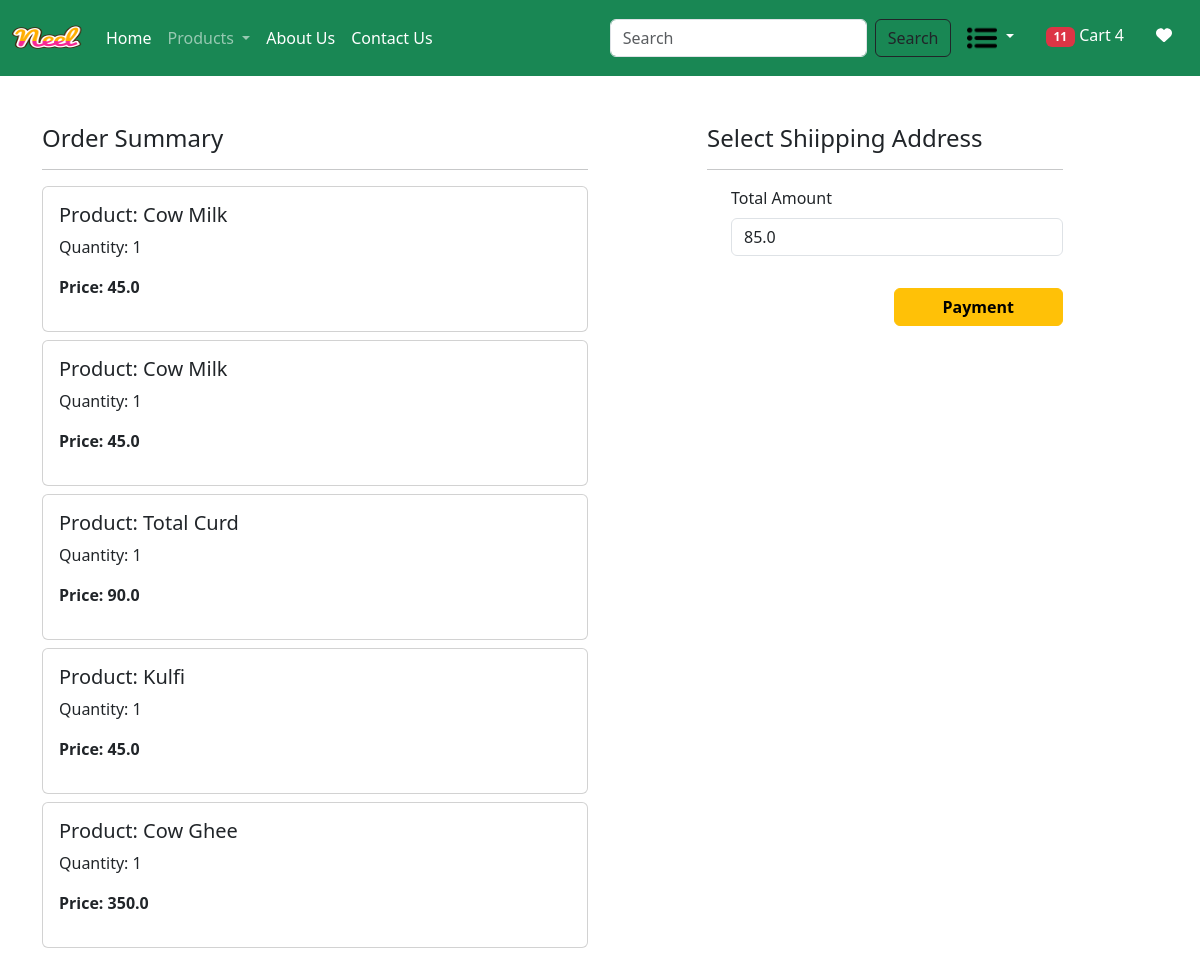
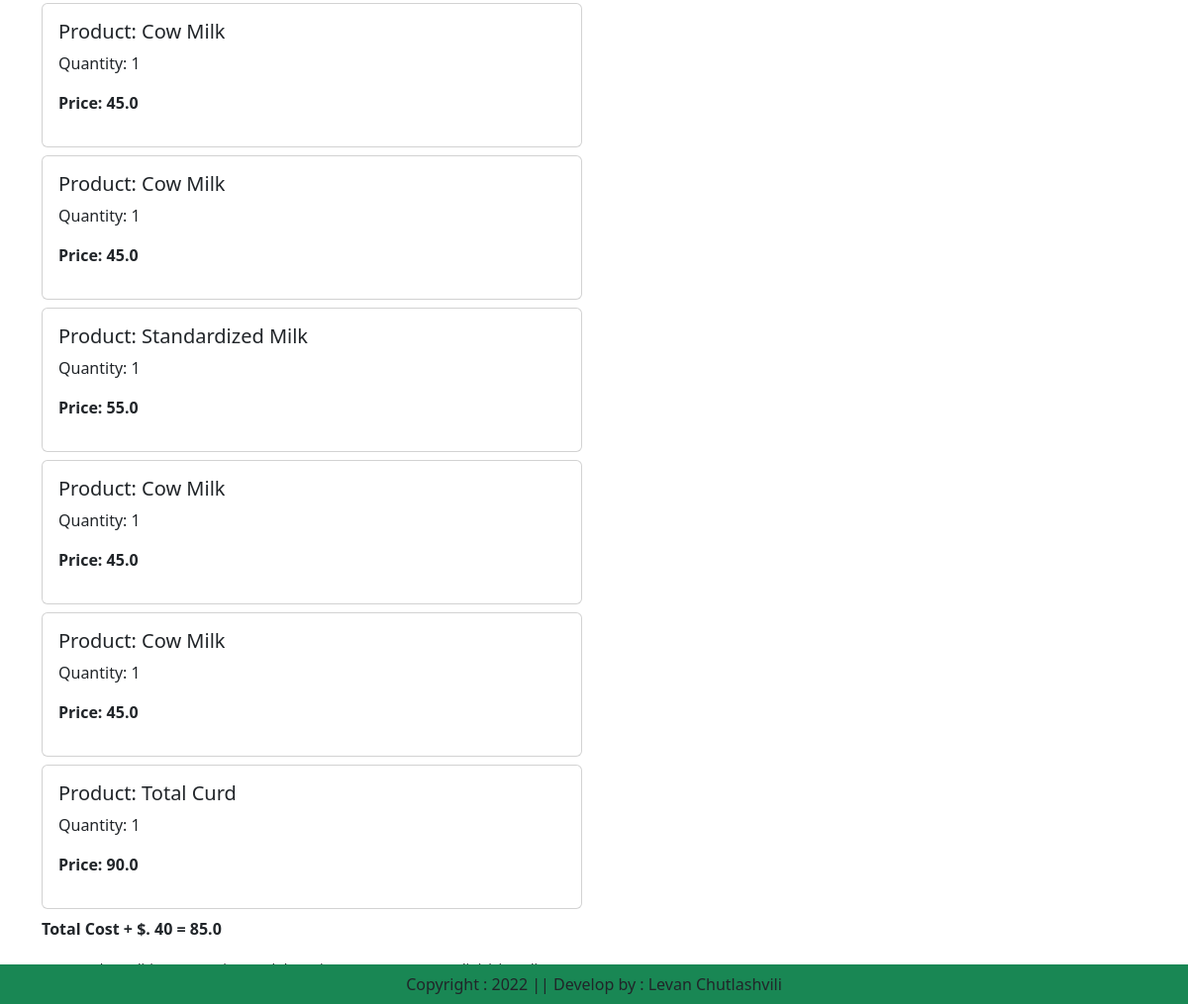
Screenshot of /checkout/ (signed in) with the database file from the repository (2 pictures, top to bottom).
### app/models.py (models this page shows, shortened)
class Cart(models.Model):
    user = models.ForeignKey(User, on_delete=models.CASCADE)
    product = models.ForeignKey(Product, on_delete=models.CASCADE)
    quantity = models.PositiveIntegerField(default=1)

class Product(models.Model):
    title = models.CharField(max_length=100)
    selling_price = models.FloatField()
    discounted_price = models.FloatField()
    description = models.TextField()
    composition = models.TextField(default='')
    prodapp = models.TextField(default='')
    category = models.CharField(choices=CATEGORY_CHOICES, max_length=2)
    product_image = models.ImageField(upload_to='product')

### app/views.py (the view, shortened to what this page needs)
# urls.py: path('checkout/', views.checkout.as_view(), name='checkout'),
@method_decorator(login_required, name='dispatch')
class checkout(View):
    def get(self, request):
        totalitem = 0
        wishitem = 0
        if request.user.is_authenticated:
            totalitem = len(Cart.objects.filter(user=request.user))
            wishitem = len(Wishlist.objects.filter(user=request.user))
        user=request.user
        add=Customer.objects.filter(user=user)
        cart_items=Cart.objects.filter(user=user)
        famount = 0
        for p in cart_items:
            value = p.quantity * p.product.discounted_price
            famount = famount + value
            totalamount = famount + 40
            razoramount = int(totalamount * 100)
            client = razorpay.Client(auth=(settings.RAZOR_KEY_ID, settings.RAZOR_KEY_SECRET))
            data = { "amount": razoramount, "currency": "INR", "receipt": "order_rcptid_12"}
            payment_response = client.order.create(data=data)
            print(payment_response)
            order_id = payment_response['id']
            order_status = payment_response['status']
            return render(request, 'app/checkout.html', locals())

### app/templates/app/checkout.html (shortened to what this page needs)
{% extends "app/base.html" %}
{% load static %}
{% block main-content %}
<div class="container">
        <div class="row mt-5">
            <div class="col-sm-6">
                <h4>Order Summary</h4>
                <hr>
                {% for item in cart_items %}
                    <div class="card mb-2">
                        <div class="card-body">
                            <h5>Product: {{item.product.title}}</h5>
                            <p>Quantity: {{item.quantity}}</p>
                            <p class="fw-bold">Price: {{item.product.discounted_price}}</p>
                        </div>
                    </div>
                {% endfor %}
                <p class="fw-bold">Total Cost + $. 40 = {{totalamount}}</p>
                <small>Term and Condition: Lorem ipsum doloro sit amet consectetur adipisicing elit. Mollitia, ullam</small>
            </div>
            <div class="col-sm-4 offset-sm-1">
                <h4>Select Shiipping Address</h4>
                <hr>
                <form method="post" id="myform">
                    <div class="form-check mb-3">
                        <label for="totalamount" class="form-label">Total Amount</label>
                        <input type="number" class="form-control" name="totalamount" value={{totalamount}} readonly>
                    </div>
                    <div class="text-end">
                        <button id="rzp-button1" type="submit" class="btn btn-warning mt-3 px-5 fw-bold">Payment</button>
                    </div>
                </form>
            </div>
        </div>
    </div>
{% endblock main-content %}

### rows the page displays
Cart: product "Cow Milk", quantity "1", product.discounted_price "45.0"
Cart: product "Cow Milk", quantity "1", product.discounted_price "45.0"
Cart: product "Total Curd", quantity "1", product.discounted_price "90.0"
Cart: product "Kulfi", quantity "1", product.discounted_price "45.0"
Cart: product "Cow Ghee", quantity "1", product.discounted_price "350.0"
Cart: product "Cow Milk", quantity "1", product.discounted_price "45.0"
Cart: product "Cow Milk", quantity "1", product.discounted_price "45.0"
Cart: product "Standardized Milk", quantity "1", product.discounted_price "55.0"
Cart: product "Cow Milk", quantity "1", product.discounted_price "45.0"
Cart: product "Cow Milk", quantity "1", product.discounted_price "45.0"
Cart: product "Total Curd", quantity "1", product.discounted_price "90.0"

### other values shown
{{ totalitem }} "11"
{{ totalamount }} "85.0"
